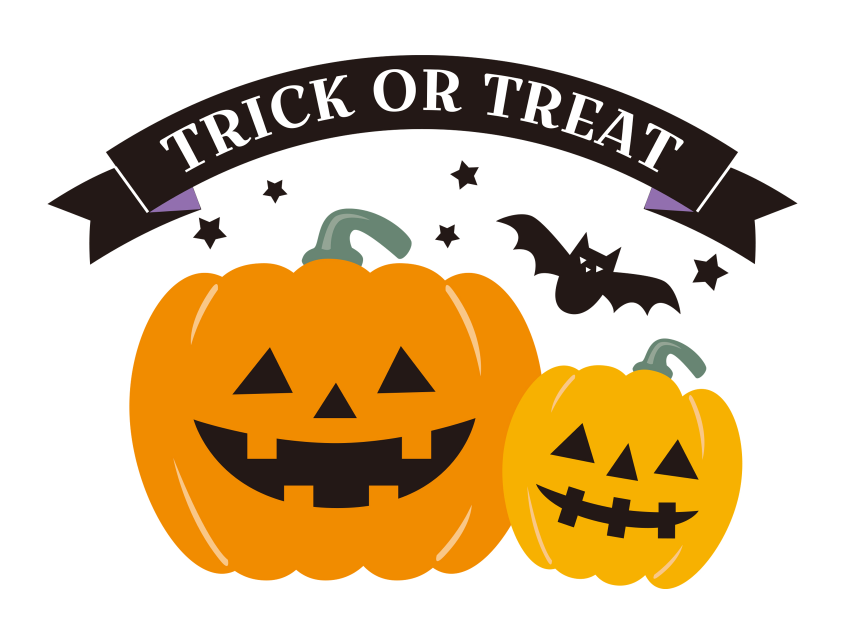
#> input picture src/experiments/opencv/22968524.jpg, 2564 x 1873 px (shown at 1/3 size)
$ python rectangle.py
#> lines starting #> are read from the running program, lines starting #| are printed output that depends on the picture
import cv2

# 画像読込
image = cv2.imread('22968524.jpg')
#> image is the input picture: shape (1873, 2564, 3); mean B, G, R 156.1, 193.6, 217.9
print(image.shape)
#| (1873, 2564, 3)

# 矩形描画
start_point = (370, 600)
end_point = (1680, 1750)
color = (0, 0, 255)
thickness = 4
cv2.rectangle(image, start_point, end_point, color, thickness)

# リサイズ
width = int(image.shape[1] * 0.2)
#> width = 512
hight = int(image.shape[0] * 0.2)
#> hight = 374
resized_image = cv2.resize(image, (width, hight))
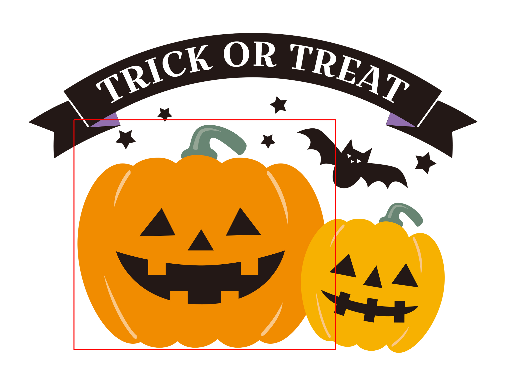
#> resized_image: shape (374, 512, 3); mean B, G, R 155.1, 192.5, 218
print(resized_image.shape)
#| (374, 512, 3)

# 結果表示
cv2.imshow('Rectangle', resized_image)
cv2.waitKey(0)
cv2.destroyAllWindows()
